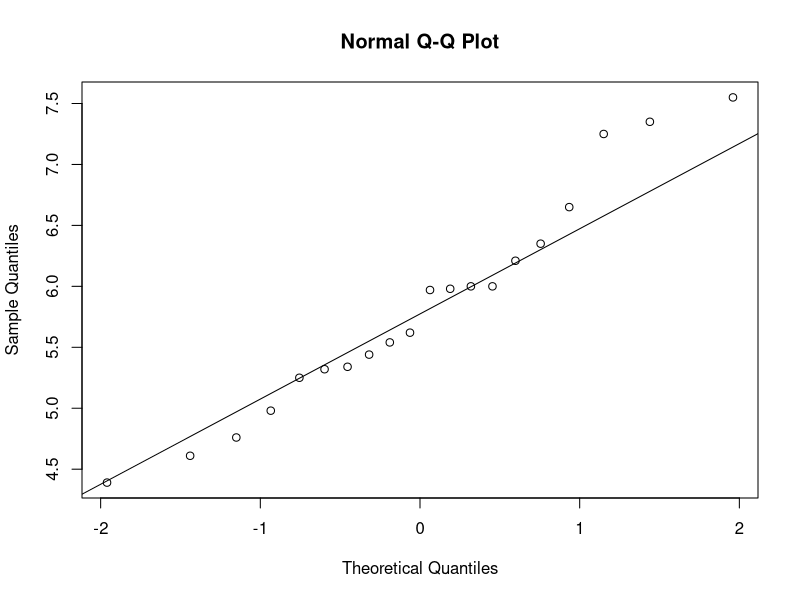
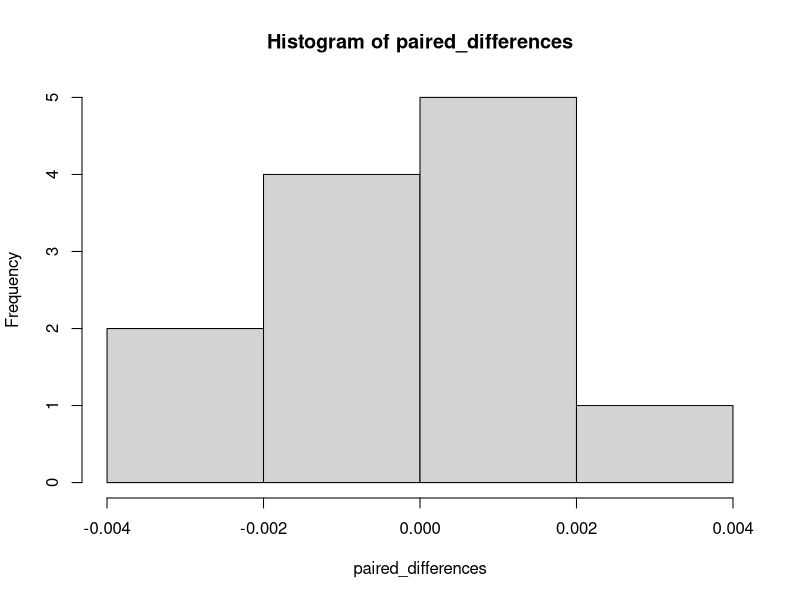

Generate these figures, in order, with R:
## ---- chunk 1
knitr::opts_chunk$set(echo = TRUE)
library(knitr)
library(dplyr)
## ---- chunk 2
bar_y_1  <-  12.5
s_1_squared  <-  101.17
n_1  <-  8
nu_1 <- n_1 - 1
#After installation
bar_y_2  <-  10.2
s_2_squared <- 94.73
n_2  <-  9
nu_2 <- n_2 - 1

f_stat <- s_1_squared / s_2_squared
left_tail <- pf(1/f_stat,nu_1,nu_2)
right_tail <- 1 - pf(f_stat,nu_1,nu_2)  
p_value <- left_tail + right_tail
p_value
## ---- chunk 3
mean_difference <- bar_y_1 - bar_y_2
pooled_variance <- ((n_1-1)*s_1_squared + (n_2-1)*s_2_squared)/(n_1+n_2-2)
t_stat <- mean_difference/(pooled_variance*sqrt(1/n_1 + 1/n_2))
df <- n_1 + n_2 - 2

alpha <- 0.05
half_alpha <- alpha/2
t_critical_left <- qt(half_alpha,df)
t_critical_right <- qt(1-half_alpha,df) 
p_value <- pt(-abs(t_stat),df) + 1-pt(abs(t_stat),df)

## ---- chunk 4
uniformity <- c(5.34,6.65,4.76,5.98,7.25,
                6.00,7.55,5.54,5.62,6.21,
                5.97,7.35,5.44,4.39,4.98,
                5.25,6.35,4.61,6.00,5.32
                )


## ---- chunk 5
n <- length(uniformity)
df <- n-1
bar_x <- mean(uniformity)
s_squared <- var(uniformity)
s <- sqrt(s_squared)
sum_of_squares <- df*s_squared
chi_stat <- sum_of_squares/s_squared
alpha <- 0.05
half_alpha <- alpha/2
chi_critical_left  <- qchisq(half_alpha,df)
chi_critical_right <- qchisq(1-half_alpha,df)

right_bound = sum_of_squares/chi_critical_left
left_bound = sum_of_squares/chi_critical_right

paste(left_bound,right_bound)

## ---- chunk 6
s_0 <- 1.0
chi_stat_right <- sum_of_squares/s_0
chi_stat_left <-  s_0/sum_of_squares
alpha <- 0.05
half_alpha <- alpha/2
left_tail  <- pchisq(chi_stat_left,df)
right_tail <- 1 - pchisq(chi_stat_right,df)
p_value <- left_tail + right_tail
p_value
## ---- chunk 7
qqnorm(uniformity)
qqline(uniformity)
## ---- chunk 8
bearings <- data.frame(inspector = seq(1,12),
                       caliper1 = c(0.265,0.265,0.266,0.267,0.267,0.265,0.267,0.267,0.265,0.268,0.268,0.265),
                       caliper2 = c(0.264,0.265,0.264,0.266,0.267,0.268,0.264,0.265,0.265,0.267,0.268,0.269)
                       )
## ---- chunk 9
paired_differences <- bearings$caliper1 - bearings$caliper2
hist(paired_differences)
## ---- chunk 10
bar_d <- mean(paired_differences)
n  <- length(bearings$caliper1)
s_d <- sd(paired_differences)
nu <- n-1
SE <- s_d/sqrt(n)
t_stat <- bar_d/(SE)
alpha <- 0.05
half_alpha <- alpha/2
t_critical_left <- qt(half_alpha,nu)
t_critical_right <- qt(1-half_alpha,nu) 
t_stat
paste(t_critical_left,t_critical_right)

## ---- chunk 11
p_value <- pt(-abs(t_stat),nu) + 1-pt(abs(t_stat),nu)
p_value
## ---- chunk 12
t_critical_left <- qt(half_alpha,nu)
t_critical_right <- qt(1-half_alpha,nu) 
left_bound <- t_critical_left * SE
right_bound <- t_critical_right * SE
paste(left_bound,right_bound)

